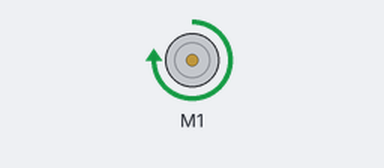
Bench run of a program on a simulated Raspberry Pi Pico running MicroPython. Parts: DC motor (green arrow = forward, orange = backward, longer = faster).

Above: at 2.5 s.
At 7.5 s:
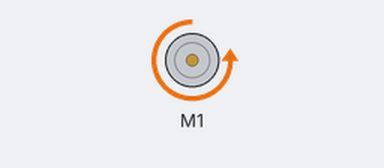
Timing chart, 0 to 13.0 s (numbered marks = the images above):
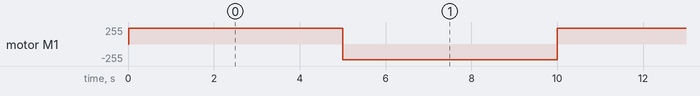

The program:

motor1.py
```python
from machine import Pin, PWM
from L298N_motor import L298N
import time

ENA = PWM(Pin(0))
IN1 = Pin(1, Pin.OUT)
IN2 = Pin(2, Pin.OUT)

motor1 = L298N(ENA, IN1, IN2)     #create a motor1 object
motor1.setSpeed(60000)            #set the speed of motor1. Speed value varies from 25000 to 65534

while True:
    motor1.forward()      #run motor1 forward
    time.sleep(5)         #wait for 5 seconds
    motor1.backward()     #run motor1 backward
    time.sleep(5)         #run motor2 backward
```

Measured:
- by itself, motor M1: alternates forward 233/255 for 5.0 s and backward 233/255 for 5.0 s
